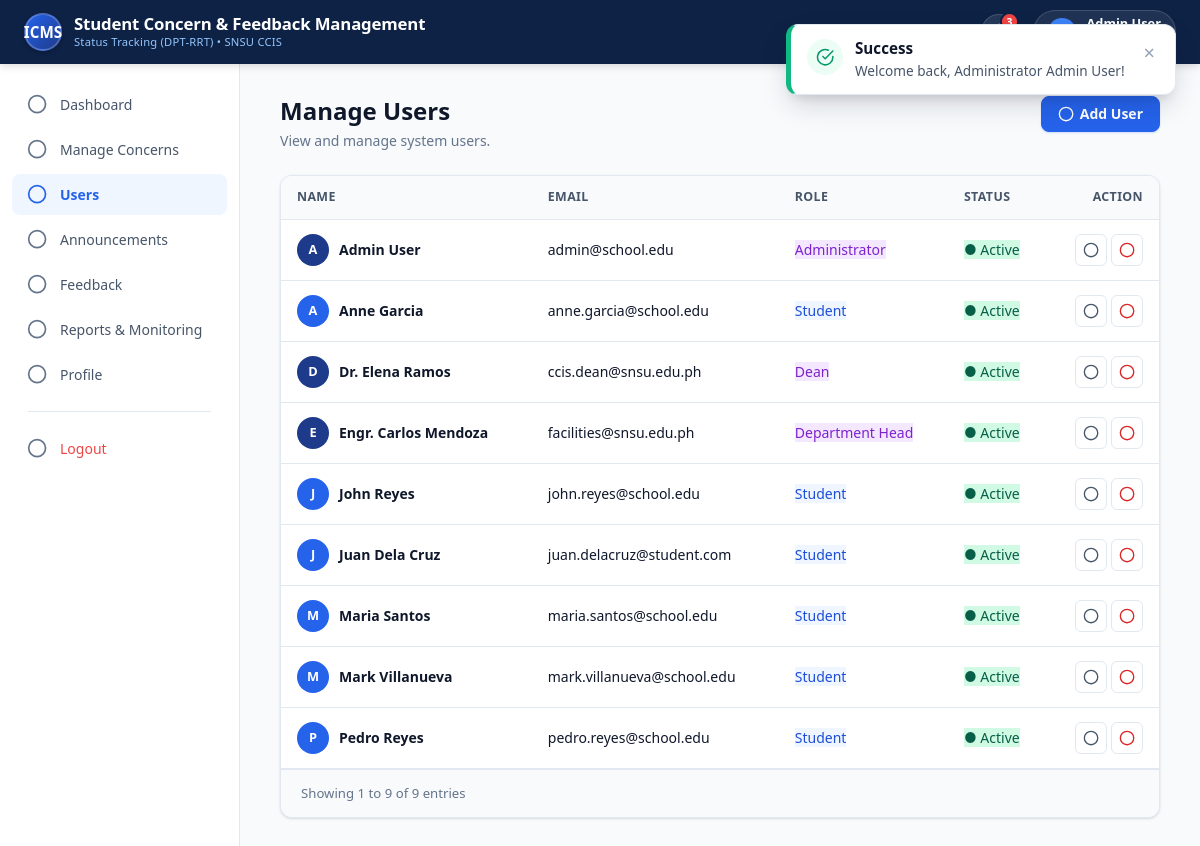
Screenshot of /admin/users.php (signed in) with the database file from the repository.
### tables this page shows
CREATE TABLE IF NOT EXISTS `students` (
  `student_id` INT AUTO_INCREMENT PRIMARY KEY,
  `student_no` VARCHAR(50) NOT NULL UNIQUE,
  `name` VARCHAR(150) NOT NULL,
  `email` VARCHAR(150) NOT NULL UNIQUE,
  `password` VARCHAR(255) NOT NULL,
  `department` VARCHAR(150) NOT NULL DEFAULT 'College of Computing & Information Sciences',
  `program` VARCHAR(150) NOT NULL DEFAULT 'Bachelor of Science in Information Technology',
  `phone` VARCHAR(50) DEFAULT NULL,
  `status` ENUM('Active', 'Inactive') DEFAULT 'Active',
  `created_at` DATETIME DEFAULT CURRENT_TIMESTAMP
);

### admin/users.php (the view, shortened to what this page needs)
<?php
require_once __DIR__ . '/../config/db.php';
require_once __DIR__ . '/../includes/helpers.php';
$students = $pdo->query("
    SELECT student_id AS id, name, email, 'Student' AS role, status, created_at, 'student' AS type
    FROM students
")->fetchAll();
$admins = $pdo->query("
    SELECT admin_id AS id, name, email, role, status, created_at, 'admin' AS type
    FROM administrators
")->fetchAll();
$allUsers = array_merge($students, $admins);
usort($allUsers, fn($a, $b) => strcmp($a['name'], $b['name']));
$totalUsers = count($allUsers);
require_once __DIR__ . '/../includes/header.php';
require_once __DIR__ . '/../includes/navbar.php';
require_once __DIR__ . '/../includes/sidebar.php';
?>
<div class="page-header">
  <div class="page-title-wrap">
    <h1 class="page-title">Manage Users</h1>
    <p class="page-desc">View and manage system users.</p>
  </div>
  <button type="button" class="btn btn-primary" onclick="openModal('addUserModal')">
    <span style="display: inline-flex; align-items: center; gap: 6px;"><?= icon('plus') ?> Add User</span>
  </button>
</div>
<div class="card">
  <div class="table-responsive">
    <table class="table">
      <thead>
        <tr>
          <th>Name</th>
          <th>Email</th>
          <th>Role</th>
          <th>Status</th>
          <th style="text-align: right;">Action</th>
        </tr>
      </thead>
      <tbody>
        <?php foreach ($allUsers as $u): ?>
          <tr>
            <td style="font-weight: 600;">
              <div style="display: flex; align-items: center; gap: 10px;">
                <div style="width: 32px; height: 32px; border-radius: 50%; background: <?= ($u['type'] === 'admin') ? '#1e3a8a' : '#2563eb' ?>; color: #fff; display: flex; align-items: center; justify-content: center; font-size: 0.8rem; font-weight: 700;">
                  <?= strtoupper(substr($u['name'], 0, 1)) ?>
                </div>
                <span><?= e($u['name']) ?></span>
              </div>
            </td>
            <td><?= e($u['email']) ?></td>
            <td>
              <span class="badge-tag" style="background: <?= ($u['type'] === 'admin') ? '#f3e8ff; color: #7e22ce;' : '#eff6ff; color: #1d4ed8;' ?>">
                <?= e($u['role']) ?>
              </span>
            </td>
            <td>
              <a href="../actions/user_action.php?action=toggle_status&type=<?= $u['type'] ?>&id=<?= $u['id'] ?>"
                 title="Click to toggle status"
                 data-confirm="Are you sure you want to change the status of &lt;strong&gt;<?= e($u['name']) ?>&lt;/strong&gt; to <?= ($u['status'] === 'Active') ? 'Inactive' : 'Active' ?>?"
                 data-confirm-title="Change Account Status"
                 data-confirm-text="Change Status"
                 data-confirm-type="warning">
                <?php if ($u['status'] === 'Active'): ?>
                  <span class="badge-tag" style="background: #d1fae5; color: #065f46; cursor: pointer;">● Active</span>
                <?php else: ?>
                  <span class="badge-tag" style="background: #f1f5f9; color: #64748b; cursor: pointer;">○ Inactive</span>
                <?php endif; ?>
              </a>
            </td>
            <td style="text-align: right;">
              <div style="display: inline-flex; gap: 4px;">
                <a href="../actions/user_action.php?action=toggle_status&type=<?= $u['type'] ?>&id=<?= $u['id'] ?>"
                   class="btn-icon"
                   title="Toggle Status (Active/Inactive)"
                   data-confirm="Are you sure you want to change the status of &lt;strong&gt;<?= e($u['name']) ?>&lt;/strong&gt; to <?= ($u['status'] === 'Active') ? 'Inactive' : 'Active' ?>?"
                   data-confirm-title="Change Account Status"
                   data-confirm-text="Change Status"
                   data-confirm-type="warning">
                  <?= icon('refresh') ?>
                </a>
                <a href="../actions/user_action.php?action=delete&type=<?= $u['type'] ?>&id=<?= $u['id'] ?>"
                   class="btn-icon"
                   title="Delete User"
                   data-confirm="Are you sure you want to permanently remove user &lt;strong&gt;<?= e($u['name']) ?>&lt;/strong&gt; from the system? This action cannot be undone."
                   data-confirm-title="Remove User Account"
                   data-confirm-text="Remove User"
                   data-confirm-type="danger"
                   style="color: #dc2626;">
                  <?= icon('trash') ?>
                </a>
              </div>
            </td>
          </tr>
        <?php endforeach; ?>
      </tbody>
    </table>
  </div>
  <div class="card-footer">
    <span class="text-sm text-muted">Showing 1 to <?= $totalUsers ?> of <?= $totalUsers ?> entries</span>
  </div>
</div>
<?php require_once __DIR__ . '/../includes/footer.php'; ?>

### includes/helpers.php (shortened to what this page needs)
<?php
function e(?string $str): string {
    return htmlspecialchars((string)($str ?? ''), ENT_QUOTES, 'UTF-8');
}
function getIcon(string $name, string $extraClass = '', ?int $size = null): string {
    $dim = $size ? "width='{$size}' height='{$size}'" : "";
    $classAttr = "class='svg-icon " . e($extraClass) . "'";
    return $icons[$name] ?? "<svg {$classAttr} {$dim} viewBox='0 0 24 24'><circle cx='12' cy='12' r='10'/></svg>";
}
function icon(string $name, string $extraClass = '', ?int $size = null): string {
    return getIcon($name, $extraClass, $size);
}

### assets/css/variables.css (style rules this page uses)
:root { --navy-dark: #091730; --navy-primary: #0e2246; --navy-light: #18376e; --navy-surface: #1e3a8a; --brand-blue: #2563eb; --brand-blue-hover: #1d4ed8; --brand-blue-light: #eff6ff; --brand-blue-border: #bfdbfe; --accent-gold: #f59e0b; --accent-gold-light: #fef3c7; --status-pending-text: #b45309; --status-pending-bg: #fef3c7; --status-pending-border: #fde68a; --status-pending-dot: #f59e0b; --status-progress-text: #1d4ed8; --status-progress-bg: #eff6ff; --status-progress-border: #bfdbfe; --status-progress-dot: #3b82f6; --status-resolved-text: #065f46; --status-resolved-bg: #d1fae5; --status-resolved-border: #a7f3d0; --status-resolved-dot: #10b981; --priority-critical-text: #991b1b; --priority-critical-bg: #fee2e2; --priority-critical-border: #fca5a5; --priority-high-text: #c2410c; --priority-high-bg: #ffedd5; --priority-high-border: #fed7aa; --priority-medium-text: #b45309; --priority-medium-bg: #fef3c7; --priority-medium-border: #fde68a; --priority-low-text: #334155; --priority-low-bg: #f1f5f9; --priority-low-border: #cbd5e1; --bg-body: #f8fafc; --bg-card: #ffffff; --bg-sidebar: #ffffff; --bg-header: #0e2246; --border-color: #e2e8f0; --border-subtle: #f1f5f9; --divider: #e2e8f0; --text-primary: #0f172a; --text-secondary: #475569; --text-muted: #64748b; --text-light: #94a3b8; --text-inverse: #ffffff; --font-family-display: system-ui, -apple-system, BlinkMacSystemFont, 'Segoe UI', Roboto, Helvetica, Arial, sans-serif; --font-family-body: system-ui, -apple-system, BlinkMacSystemFont, 'Segoe UI', Roboto, Helvetica, Arial, sans-serif; --shadow-xs: 0 1px 2px 0 rgba(0, 0, 0, 0.05); --shadow-sm: 0 1px 3px 0 rgba(0, 0, 0, 0.1), 0 1px 2px -1px rgba(0, 0, 0, 0.1); --shadow-md: 0 4px 6px -1px rgba(0, 0, 0, 0.1), 0 2px 4px -2px rgba(0, 0, 0, 0.1); --shadow-lg: 0 10px 15px -3px rgba(0, 0, 0, 0.1), 0 4px 6px -4px rgba(0, 0, 0, 0.1); --shadow-xl: 0 20px 25px -5px rgba(0, 0, 0, 0.1), 0 8px 10px -6px rgba(0, 0, 0, 0.1); --radius-xs: 4px; --radius-sm: 6px; --radius-md: 8px; --radius-lg: 12px; --radius-xl: 16px; --radius-pill: 9999px; --header-height: 64px; --sidebar-width: 240px; --transition-fast: 0.15s ease; --transition-normal: 0.25s ease; }

### assets/css/base.css (style rules this page uses)
* { margin: 0; padding: 0; box-sizing: border-box; }
html, body { width: 100%; min-height: 100%; font-family: var(--font-family-body); color: var(--text-primary); background-color: var(--bg-body); line-height: 1.5; -webkit-font-smoothing: antialiased; -moz-osx-font-smoothing: grayscale; }
h1, h2, h3, h4, h5, h6 { font-family: var(--font-family-display); font-weight: 700; line-height: 1.25; color: var(--text-primary); }
a { color: var(--brand-blue); text-decoration: none; transition: color var(--transition-fast); }
button, input, select, textarea { font-family: inherit; font-size: 0.925rem; }
.svg-icon { display: inline-block; width: 1.15em; height: 1.15em; stroke-width: 2; stroke: currentColor; fill: none; stroke-linecap: round; stroke-linejoin: round; vertical-align: -0.18em; }
.text-muted { color: var(--text-muted); }
.text-sm { font-size: 0.825rem; }

### assets/css/layout.css (style rules this page uses)
.page-header { margin-bottom: 24px; display: flex; align-items: flex-start; justify-content: space-between; flex-wrap: wrap; gap: 16px; }
.page-title-wrap { display: flex; flex-direction: column; }
.page-title { font-size: 1.5rem; font-weight: 700; color: var(--text-primary); display: flex; align-items: center; gap: 8px; }
.page-desc { font-size: 0.875rem; color: var(--text-muted); margin-top: 4px; }

### rows the page displays
students: name "A", name "Anne Garcia", email "anne.garcia@school.edu", role "Student", status "● Active"
students: name "J", name "John Reyes", email "john.reyes@school.edu", role "Student", status "● Active"
students: name "J", name "Juan Dela Cruz", email "juan.delacruz@student.com", role "Student", status "● Active"
students: name "M", name "Maria Santos", email "maria.santos@school.edu", role "Student", status "● Active"
students: name "M", name "Mark Villanueva", email "mark.villanueva@school.edu", role "Student", status "● Active"
students: name "P", name "Pedro Reyes", email "pedro.reyes@school.edu", role "Student", status "● Active"

### other values shown
substr($u['name'], 0, 1) "A"
$u['name'] "Admin User"
$u['email'] "admin@school.edu"
$u['role'] "Administrator"
substr($u['name'], 0, 1) "D"
$u['name'] "Dr. Elena Ramos"
$u['email'] "ccis.dean@snsu.edu.ph"
$u['role'] "Dean"
substr($u['name'], 0, 1) "E"
$u['name'] "Engr. Carlos Mendoza"
$u['email'] "facilities@snsu.edu.ph"
$u['role'] "Department Head"
$totalUsers "9"
